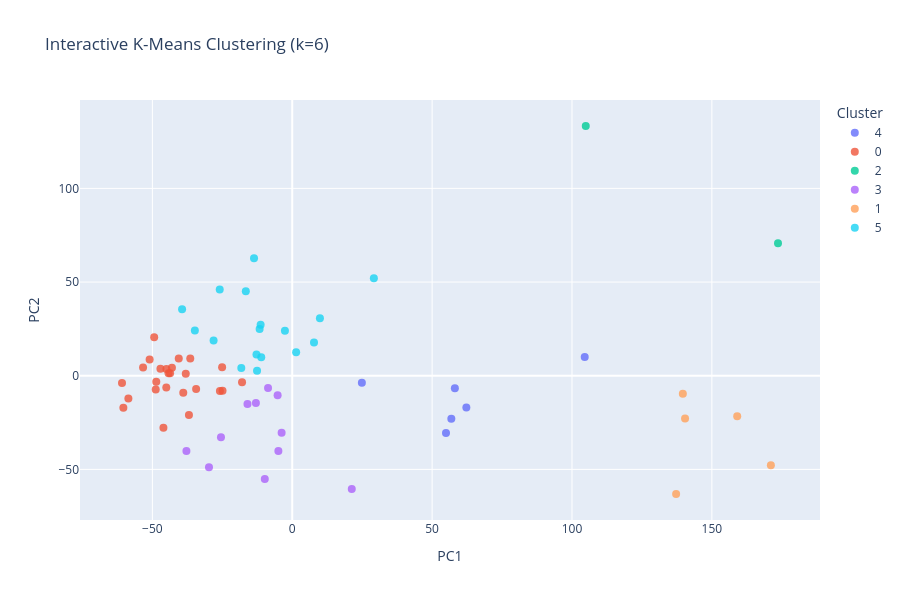

Notebook source saved alongside this figure:
### Code cell
import pandas as pd
from sklearn.cluster import KMeans
import matplotlib.pyplot as plt
import seaborn as sns
import os
os.environ["OMP_NUM_THREADS"] = "1"
import warnings
warnings.filterwarnings("ignore")
import plotly.express as px

# Step 1: Choose number of clusters (e.g., 3)
k = 6# You can change this or use elbow method (shown below)

# Step 2: Fit KMeans
kmeans = KMeans(n_clusters=k, n_init=20, max_iter=300, random_state=420)
pmn_df_filled['Cluster'] = kmeans.fit_predict(pmn_df_filled)

# Step 3: Inspect cluster assignments
print(pmn_df_filled['Cluster'].value_counts())

# Step 4: Visualize clusters (e.g., using PCA for 2D view)
from sklearn.decomposition import PCA

pca = PCA(n_components=2)
components = pca.fit_transform(pmn_df_filled.drop('Cluster', axis=1))
pmn_df_filled['PC1'] = components[:, 0]
pmn_df_filled['PC2'] = components[:, 1]

# Plot clusters
# plt.figure(figsize=(8, 6))
# sns.scatterplot(data=pmn_df_filled, x='PC1', y='PC2', hue='Cluster', palette='Set2', s=60)
# plt.title(f'K-Means Clustering of PMN Expression (k={k})')
# plt.xlabel('Principal Component 1')
# plt.ylabel('Principal Component 2')
# plt.legend(title='Cluster')
# plt.grid(True)
# plt.show()

pmn_df_filled2 = pd.concat([pmn_df_filled, pmn_df[['Patient ID', 'Response Status', 'PMN #']]], axis=1)

# pmn_df['Patient ID', 'Response Status', 'PMN #']
# Step 3: Interactive plot
fig = px.scatter(
    pmn_df_filled2,
    x='PC1',
    y='PC2',
    color=pmn_df_filled2['Cluster'].astype(str),
    title=f'Interactive K-Means Clustering (k={k})',
    labels={'color': 'Cluster'},
    hover_data=pmn_df_filled2.columns
)

fig.update_traces(marker=dict(size=8, opacity=0.8))
fig.update_layout(legend_title='Cluster')
fig.update_layout(width=900, height=600)
fig.show()

cluster_analysis=cluster_response(pmn_df_filled2,"Run", "Cluster", "Response Status")['Output Matrix']     
display(cluster_analysis)

### Figure 1 — Plotly figure (JSON) as saved in the notebook; plotly's stock layout.template omitted (floating-point values rounded to 4 significant figures; data arrays with more than 128 entries replaced by an {"elided": "..."} marker saying what was removed)
{"data": [{"customdata": [[1.55, 0.4866, -1.58, -7.967, -6.435, -0.2284, 17.21, 50.98, 13.77, -0.5409, -11.6, 0, 0, 4, "A", "R", 55], [-1.181, 2.425, -0.5559, 0, -2.372, -0.3408, -0.09655, 37.83, -1.102, 0.4841, -1.087, 6.322, -0.3476, 4, "S", "R", 37], [0, -0.7697, -0.5881, 0, 4.826, 11.1, 0.1183, 28.75, 1.22, 0, -6.501, -0.5991, 0, 4, "R", "NR", 43], [-5.481, -0.4368, -0.662, 0, -3.477, 5.831, 9.796, 37.13, 3.161, -2.436, -11.75, 1.331, 1.039, 4, "Y", "R", 60], [9.315, -0.9541, -0.2147, 0, -0.5434, 4.803, 2.181, 37.51, 1.53, -0.7402, -4.674, 13.06, 0, 4, "V", "R", 12], [-1.492, 0.736, 0, 0, -0.4586, 8.257, -0.4739, 34.33, 3.434, -0.393, -0.6987, 21.54, 0, 4, "K", "NR", 23]], "hovertemplate": "Cluster=%{customdata[13]}<br>PC1=%{x}<br>PC2=%{y}<br>B_cells=%{customdata[0]}<br>CD4+T_cells=%{customdata[1]}<br>CD8+T_cells=%{customdata[2]}<br>Endothelial_cells=%{customdata[3]}<br>Fibroblasts/SMCs=%{customdata[4]}<br>Macrophages=%{customdata[5]}<br>Monocytes=%{customdata[6]}<br>Neutrophils=%{customdata[7]}<br>Plasma_cells=%{customdata[8]}<br>Tregs=%{customdata[9]}<br>Tumor_cells=%{customdata[10]}<br>DCs=%{customdata[11]}<br>NK_cells=%{customdata[12]}<br>Patient ID=%{customdata[14]}<br>Response Status=%{customdata[15]}<br>PMN #=%{customdata[16]}<extra></extra>", "legendgroup": "4", "marker": {"color": "#636efa", "opacity": 0.8, "size": 8, "symbol": "circle"}, "mode": "markers", "name": "4", "orientation": "v", "showlegend": true, "type": "scatter", "x": [104.6, 54.96, 24.89, 58.13, 62.24, 56.87], "xaxis": "x", "y": [10.06, -30.57, -3.743, -6.741, -16.97, -22.98], "yaxis": "y"}, {"customdata": {"elided": "25x17 mixed values"}, "hovertemplate": "Cluster=%{customdata[13]}<br>PC1=%{x}<br>PC2=%{y}<br>B_cells=%{customdata[0]}<br>CD4+T_cells=%{customdata[1]}<br>CD8+T_cells=%{customdata[2]}<br>Endothelial_cells=%{customdata[3]}<br>Fibroblasts/SMCs=%{customdata[4]}<br>Macrophages=%{customdata[5]}<br>Monocytes=%{customdata[6]}<br>Neutrophils=%{customdata[7]}<br>Plasma_cells=%{customdata[8]}<br>Tregs=%{customdata[9]}<br>Tumor_cells=%{customdata[10]}<br>DCs=%{customdata[11]}<br>NK_cells=%{customdata[12]}<br>Patient ID=%{customdata[14]}<br>Response Status=%{customdata[15]}<br>PMN #=%{customdata[16]}<extra></extra>", "legendgroup": "0", "marker": {"color": "#EF553B", "opacity": 0.8, "size": 8, "symbol": "circle"}, "mode": "markers", "name": "0", "orientation": "v", "showlegend": true, "type": "scatter", "x": [-48.6, -38.06, -17.94, -24.92, -48.8, -44.98, -46.04, -60.85, -45.02, -40.57, -58.57, -34.36, -50.98, -43.0, -25.85, -49.35, -36.92, -53.32, -44.21, -47.12, -36.45, -38.95, -60.37, -25.07, -43.66], "xaxis": "x", "y": [-3.188, 0.9875, -3.459, -7.97, -7.365, 3.562, -27.76, -3.935, -6.24, 9.158, -12.18, -7.139, 8.611, 4.225, -8.156, 20.57, -21.02, 4.397, 1.307, 3.784, 9.199, -9.128, -17.06, 4.527, 1.385], "yaxis": "y"}, {"customdata": [[16.05, 38.18, -0.4525, -3.569, 2.702, 0, 0, 49.42, 42.14, 18.85, -12.72, 0, 0, 2, "X", "R", 23], [0.3825, 7.634, 7.366, 0, 17.67, 1.317, 18.27, 69.23, 8.052, 1.471, -35.87, 7.763, 0, 2, "E", "NR", 458]], "hovertemplate": "Cluster=%{customdata[13]}<br>PC1=%{x}<br>PC2=%{y}<br>B_cells=%{customdata[0]}<br>CD4+T_cells=%{customdata[1]}<br>CD8+T_cells=%{customdata[2]}<br>Endothelial_cells=%{customdata[3]}<br>Fibroblasts/SMCs=%{customdata[4]}<br>Macrophages=%{customdata[5]}<br>Monocytes=%{customdata[6]}<br>Neutrophils=%{customdata[7]}<br>Plasma_cells=%{customdata[8]}<br>Tregs=%{customdata[9]}<br>Tumor_cells=%{customdata[10]}<br>DCs=%{customdata[11]}<br>NK_cells=%{customdata[12]}<br>Patient ID=%{customdata[14]}<br>Response Status=%{customdata[15]}<br>PMN #=%{customdata[16]}<extra></extra>", "legendgroup": "2", "marker": {"color": "#00cc96", "opacity": 0.8, "size": 8, "symbol": "circle"}, "mode": "markers", "name": "2", "orientation": "v", "showlegend": true, "type": "scatter", "x": [104.9, 173.6], "xaxis": "x", "y": [133.3, 70.77], "yaxis": "y"}, {"customdata": {"elided": "11x17 mixed values"}, "hovertemplate": "Cluster=%{customdata[13]}<br>PC1=%{x}<br>PC2=%{y}<br>B_cells=%{customdata[0]}<br>CD4+T_cells=%{customdata[1]}<br>CD8+T_cells=%{customdata[2]}<br>Endothelial_cells=%{customdata[3]}<br>Fibroblasts/SMCs=%{customdata[4]}<br>Macrophages=%{customdata[5]}<br>Monocytes=%{customdata[6]}<br>Neutrophils=%{customdata[7]}<br>Plasma_cells=%{customdata[8]}<br>Tregs=%{customdata[9]}<br>Tumor_cells=%{customdata[10]}<br>DCs=%{customdata[11]}<br>NK_cells=%{customdata[12]}<br>Patient ID=%{customdata[14]}<br>Response Status=%{customdata[15]}<br>PMN #=%{customdata[16]}<extra></extra>", "legendgroup": "3", "marker": {"color": "#ab63fa", "opacity": 0.8, "size": 8, "symbol": "circle"}, "mode": "markers", "name": "3", "orientation": "v", "showlegend": true, "type": "scatter", "x": [-16.0, -37.82, -3.795, -9.808, -4.954, -25.47, -29.76, -12.99, -5.226, 21.28, -8.645], "xaxis": "x", "y": [-15.08, -40.19, -30.42, -55.15, -40.24, -32.91, -48.87, -14.5, -10.41, -60.42, -6.599], "yaxis": "y"}, {"customdata": [[0.2141, -2.334, 0.2437, 0, -6.203, 10.75, 22.32, 53.28, -3.312, -4.998, -16.83, 38.26, -1.677, 1, "F", "NR", 416], [0.957, -1.802, 4.331, 0, -0.9499, -6.048, 3.39, 66.04, 1.904, -2.409, -15.07, 21.58, 0.4642, 1, "W", "R", 495], [-1.819, -2.62, -1.965, 0, -3.314, -3.093, -2.094, 71.56, -2.453, -2.91, -11.19, 21.7, -0.9734, 1, "M", "R", 147], [-1.175, -2.382, -2.426, -2.022, -5.839, -2.589, -1.605, 66.16, -1.572, -0.2251, 3.864, 6.784, -0.5713, 1, "D", "NR", 22], [-1.729, -1.472, 0, 0, -7.587, 6.294, 12.67, 58.81, 13.27, -0.9744, -7.846, 19.97, 0, 1, "L", "NR", 174]], "hovertemplate": "Cluster=%{customdata[13]}<br>PC1=%{x}<br>PC2=%{y}<br>B_cells=%{customdata[0]}<br>CD4+T_cells=%{customdata[1]}<br>CD8+T_cells=%{customdata[2]}<br>Endothelial_cells=%{customdata[3]}<br>Fibroblasts/SMCs=%{customdata[4]}<br>Macrophages=%{customdata[5]}<br>Monocytes=%{customdata[6]}<br>Neutrophils=%{customdata[7]}<br>Plasma_cells=%{customdata[8]}<br>Tregs=%{customdata[9]}<br>Tumor_cells=%{customdata[10]}<br>DCs=%{customdata[11]}<br>NK_cells=%{customdata[12]}<br>Patient ID=%{customdata[14]}<br>Response Status=%{customdata[15]}<br>PMN #=%{customdata[16]}<extra></extra>", "legendgroup": "1", "marker": {"color": "#FFA15A", "opacity": 0.8, "size": 8, "symbol": "circle"}, "mode": "markers", "name": "1", "orientation": "v", "showlegend": true, "type": "scatter", "x": [140.4, 159.1, 171.1, 137.2, 139.6], "xaxis": "x", "y": [-22.85, -21.6, -47.81, -63.14, -9.606], "yaxis": "y"}, {"customdata": {"elided": "17x17 mixed values"}, "hovertemplate": "Cluster=%{customdata[13]}<br>PC1=%{x}<br>PC2=%{y}<br>B_cells=%{customdata[0]}<br>CD4+T_cells=%{customdata[1]}<br>CD8+T_cells=%{customdata[2]}<br>Endothelial_cells=%{customdata[3]}<br>Fibroblasts/SMCs=%{customdata[4]}<br>Macrophages=%{customdata[5]}<br>Monocytes=%{customdata[6]}<br>Neutrophils=%{customdata[7]}<br>Plasma_cells=%{customdata[8]}<br>Tregs=%{customdata[9]}<br>Tumor_cells=%{customdata[10]}<br>DCs=%{customdata[11]}<br>NK_cells=%{customdata[12]}<br>Patient ID=%{customdata[14]}<br>Response Status=%{customdata[15]}<br>PMN #=%{customdata[16]}<extra></extra>", "legendgroup": "5", "marker": {"color": "#19d3f3", "opacity": 0.8, "size": 8, "symbol": "circle"}, "mode": "markers", "name": "5", "orientation": "v", "showlegend": true, "type": "scatter", "x": [-18.21, -12.58, -11.08, -25.92, 1.396, -11.66, 29.17, -16.6, -28.11, 7.778, -2.614, -11.3, 9.895, -34.81, -39.37, -13.66, -12.78], "xaxis": "x", "y": [4.183, 2.608, 9.863, 46.09, 12.48, 25.01, 52.06, 45.15, 18.8, 17.74, 24.01, 27.18, 30.73, 24.19, 35.42, 62.66, 11.39], "yaxis": "y"}], "layout": {"height": 600, "legend": {"title": {"text": "Cluster"}, "tracegroupgap": 0}, "title": {"text": "Interactive K-Means Clustering (k=6)"}, "width": 900, "xaxis": {"anchor": "y", "autorange": true, "domain": [0, 1], "range": [-75.87, 188.7], "title": {"text": "PC1"}, "type": "linear"}, "yaxis": {"anchor": "x", "autorange": true, "domain": [0, 1], "range": [-77.02, 147.2], "title": {"text": "PC2"}, "type": "linear"}}}
